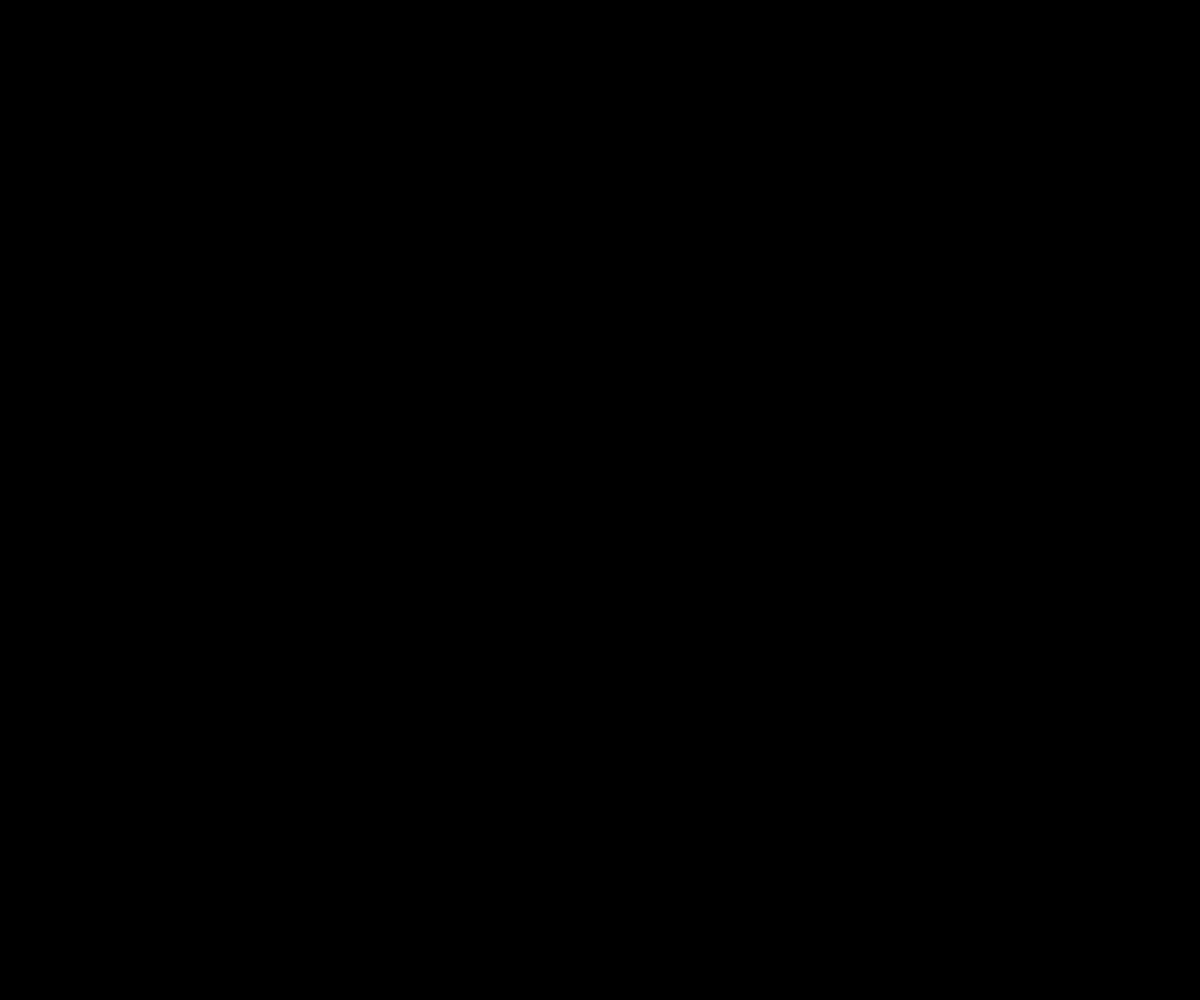
Frame 1 (no input)
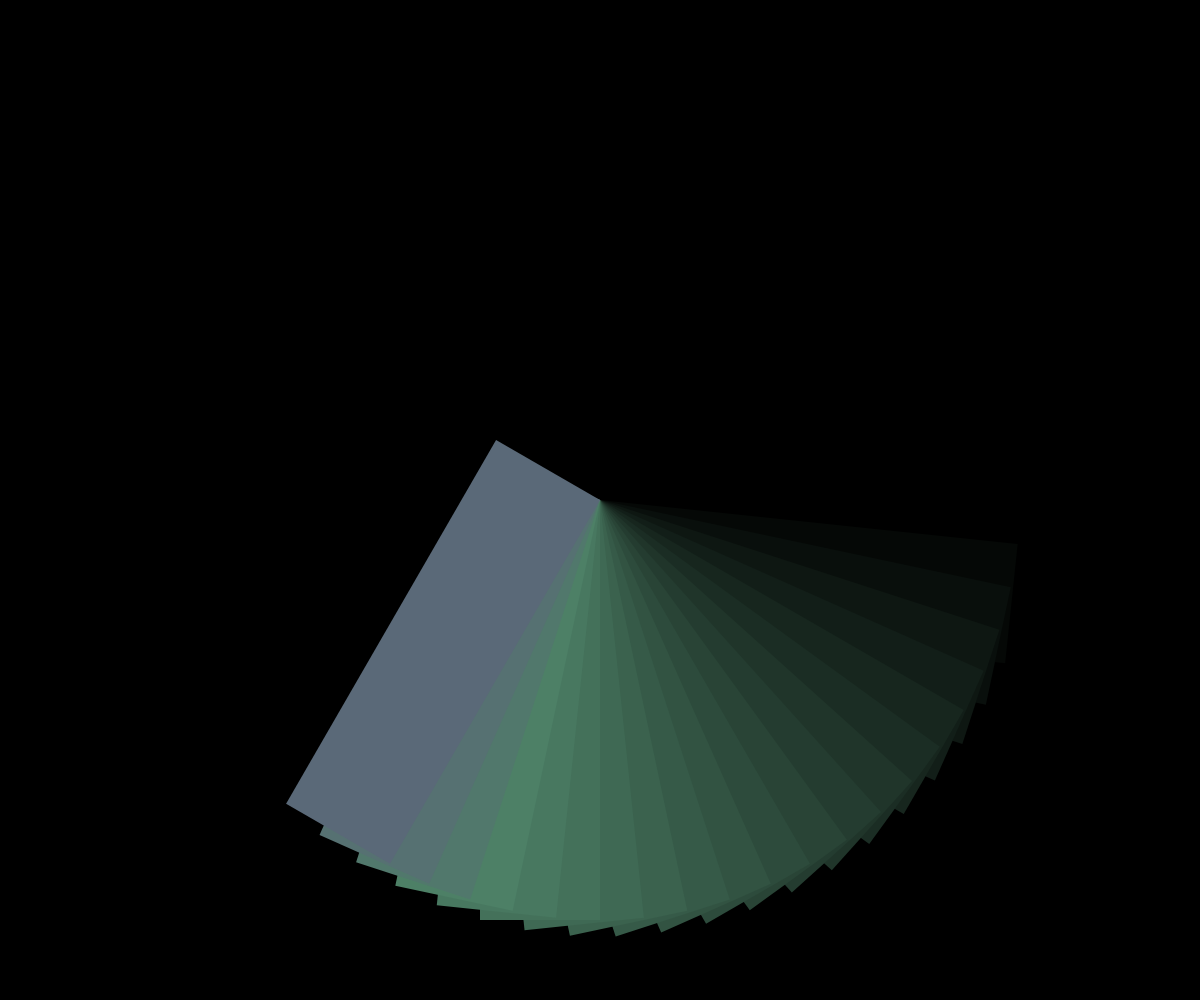
Frame 60 (no input)
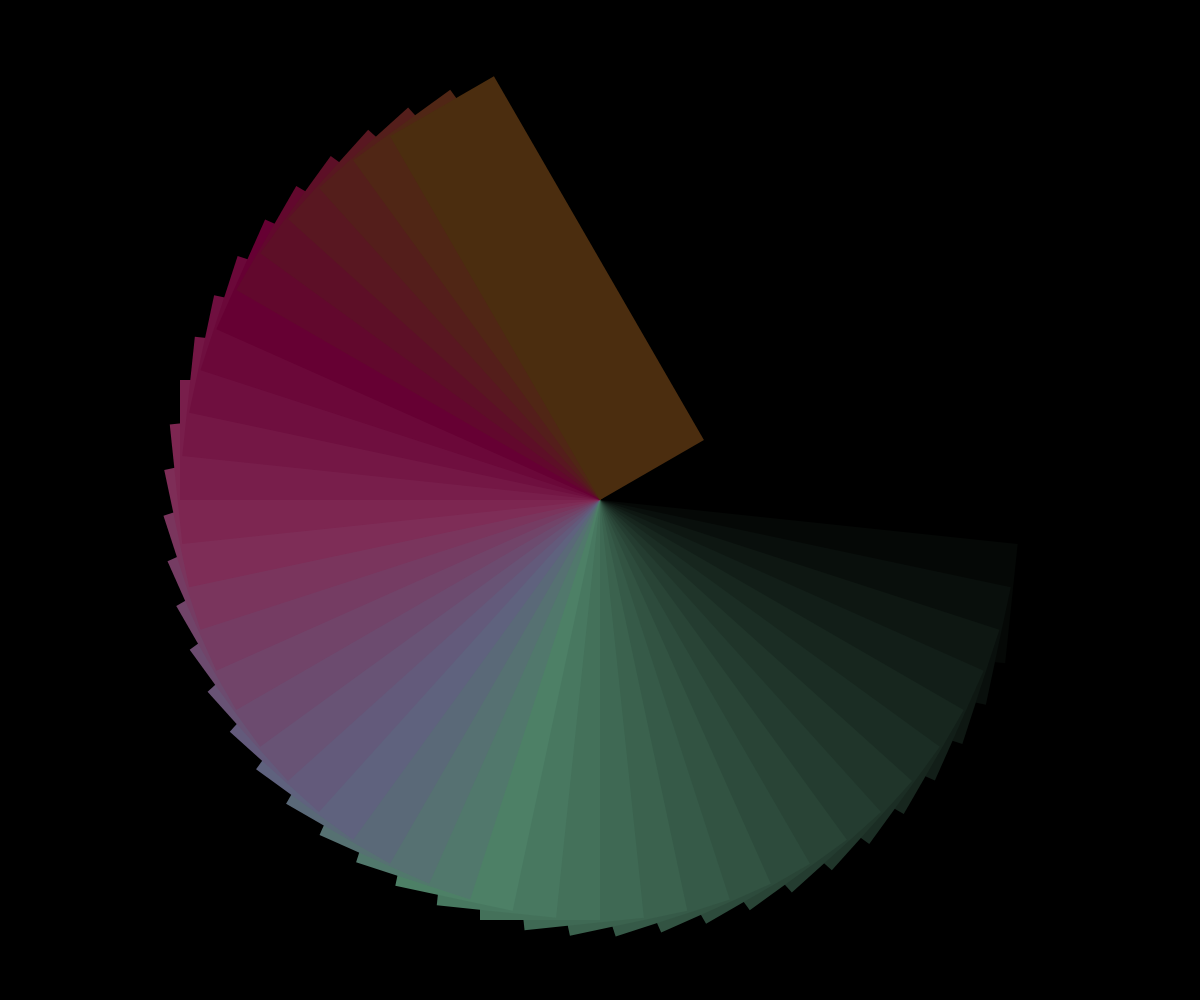
Frame 120 (the mouse pressed at the canvas centre since frame 60)

The p5.js sketch that drew these frames (run headless with seeded random() and noise() and a simulated clock; from frame 60 on, the mouse is pressed at the canvas centre):

// p5.js sketch
// ── sketch.js
function setup() {
  createCanvas(windowWidth, windowHeight);
  background(0);
  smooth();
  noStroke();
}

function draw() {
  if (frameCount % 3 == 0) {
    fill(lum(1.5*frameCount), lum(2.5*frameCount), lum(2*frameCount));
    push();
    translate(windowWidth / 2, windowHeight / 2);
    rotate(radians(frameCount * 2  % 360));
    rect(0, 0, windowWidth * .35, windowWidth * .1);
    pop();
  }
}

function lum(frame) {
    if (frame % 255 < 128) {
        return frame % 255
    }
    else {
        return 255-(frame%255)
    }
}
